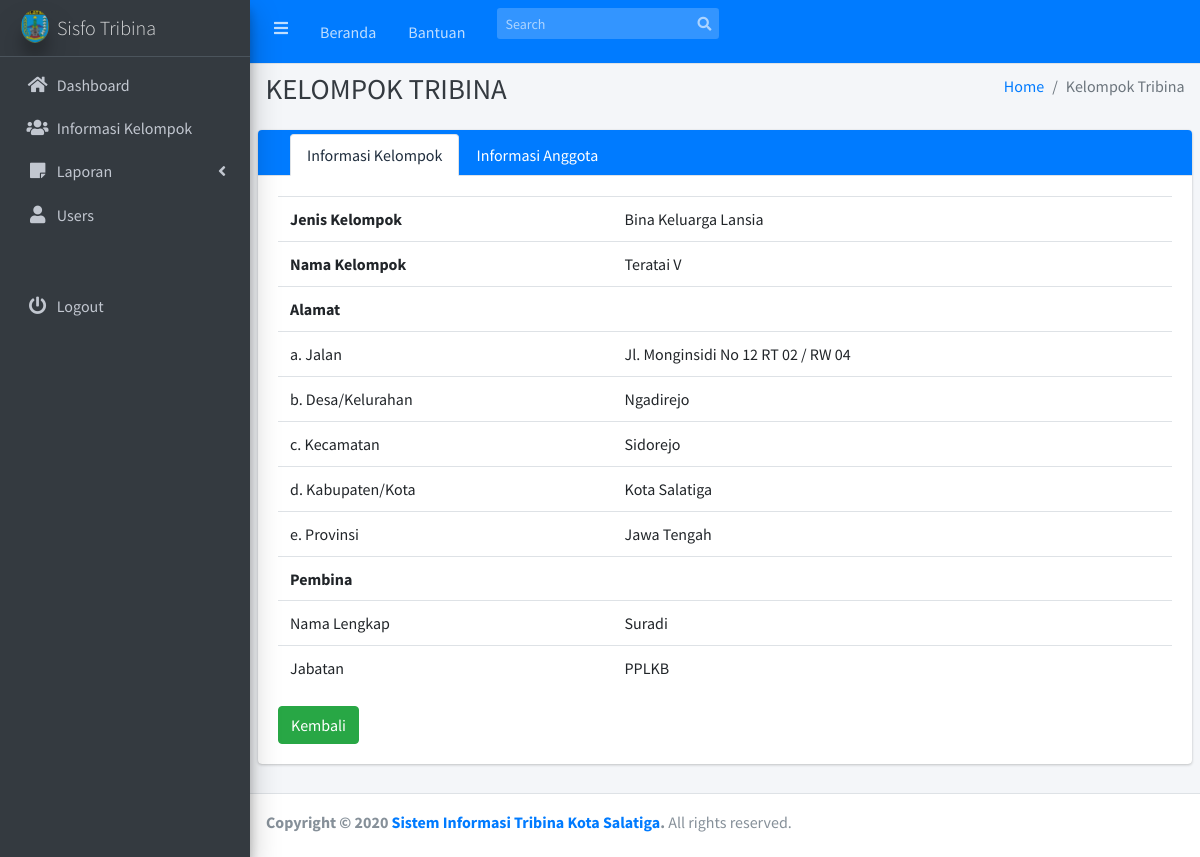
/index.php?page=info_kelompok&id=3, run on the app's committed database.
### tables this page shows
CREATE TABLE `tb_id_kelompok` (
  `id_kelompok` int(6) NOT NULL,
  `id_jenis_kelompok` varchar(3) NOT NULL,
  `nama_kelompok` varchar(50) NOT NULL,
  `jalan` varchar(50) NOT NULL,
  `rt` varchar(3) NOT NULL,
  `rw` varchar(3) NOT NULL,
  `kelurahan` varchar(20) NOT NULL,
  `kecamatan` varchar(20) NOT NULL,
  `kabkot` varchar(30) NOT NULL,
  `provinsi` varchar(20) NOT NULL,
  `nama_pembina` varchar(50) NOT NULL,
  `jabatan_pembina` varchar(15) NOT NULL,
  `tanggal` date NOT NULL,
  `id_user` int(2) NOT NULL
);

CREATE TABLE `tb_jenis_kelompok` (
  `id_jenis_kelompok` varchar(3) NOT NULL,
  `jenis_kelompok` varchar(20) NOT NULL
);

### module/identitas-info.php (the view, shortened to what this page needs)
<?php
require_once("config/database.php");
$id = $_GET['id'];
$qq = "SELECT * FROM tb_id_kelompok a
JOIN tb_jenis_kelompok b
ON b.id_jenis_kelompok = a.id_jenis_kelompok
WHERE a.id_kelompok='$id'";
$res = mysqli_query($koneksi,$qq);
$datae=mysqli_fetch_array($res);
?>
<div class="card card-primary card-tabs" style="width:100%">
	<div class="card-header p-0 pt-1">
		<ul class="nav nav-tabs" id="custom-tabs-two-tab" role="tablist">
			<li class="pt-2 px-3">
			</li>
			<li class="nav-item">
				<a class="nav-link active" id="custom-tabs-two-data-tab" data-toggle="pill" href="#custom-tabs-two-data" role="tab" aria-controls="custom-tabs-two-data" aria-selected="true">Informasi Kelompok</a>
			</li>
			<li class="nav-item">
				<a class="nav-link" id="custom-tabs-two-input-tab" data-toggle="pill" href="#custom-tabs-two-input" role="tab" aria-controls="custom-tabs-two-input" aria-selected="false">Informasi Anggota</a>
			</li>
		</ul>
	</div>
	<div class="card-body">
		<div class="tab-content" id="custom-tabs-two-tabContent">
			<div class="tab-pane fade show active" id="custom-tabs-two-data" role="tabpanel" aria-labelledby="custom-tabs-two-data-tab">
				<table class="table" border="0">
				<tr>
					<td>
						<b>Jenis Kelompok</b>
					</td>
					<td>
						<?php echo $datae['jenis_kelompok'] ?></td>
					<tr>
						<td>
							<b>Nama Kelompok</b>
						</td>
						<td>
							<?php echo $datae['nama_kelompok'] ?></td>
						<tr>
							<td>
								<b>Alamat</b>
							</td>
							<td></td>
							<tr>
								<td>a. Jalan</td>
								<td>
									<?php echo $datae['jalan'] ?>
									 RT <?php echo $datae['rt'] ?>
									 / RW <?php echo $datae['rw'] ?>
									<br></td>
								<tr>
									<td>b. Desa/Kelurahan</td>
									<td>
										<?php echo $datae['kelurahan'] ?></td>
									<tr>
										<td>c. Kecamatan</td>
										<td>
											<?php echo $datae['kecamatan'] ?></td>
										<tr>
											<td>d. Kabupaten/Kota</td>
											<td>
												<?php echo $datae['kabkot'] ?></div>
										<tr>
											<td>e. Provinsi</td>
											<td>
												<?php echo $datae['provinsi'] ?></td>
											<tr>
												<td>
													<b>Pembina</b>
												</td>
												<td></td>
												<tr>
													<tr>
														<td>Nama Lengkap</td>
														<td>
															<?php echo $datae['nama_pembina'] ?></td>
														<tr>
															<tr>
																<td>Jabatan</td>
																<td>
																	<?php echo $datae['jabatan_pembina'] ?></td>
																<a class="btn btn-success" href="index.php?page=id_kelompok">Kembali</a>
															</div>
														</div>
</div>
</div>

### data on the page
tb_id_kelompok: id_jenis_kelompok.jenis_kelompok "Bina Keluarga Lansia", nama_kelompok "Teratai V", jalan "Jl. Monginsidi No 12", rt "02", rw "04", kelurahan "Ngadirejo", kecamatan "Sidorejo", kabkot "Kota Salatiga", provinsi "Jawa Tengah", nama_pembina "Suradi", jabatan_pembina "PPLKB"
